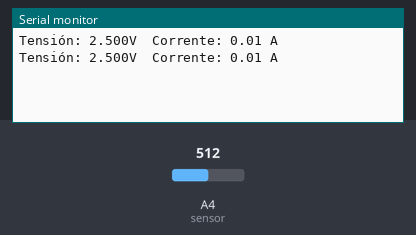
Recording of a sketch running on a simulated Arduino Uno, built with avr-gcc and run on an emulated ATmega328P. Shown: the last lines printed to the serial monitor. The test bench sets the inputs (shaded band); at power-on: A4 (sensor) = 512.

Above: at 1.2 s.
1.3 s: A4 (sensor) set to 716
At 2.2 s:
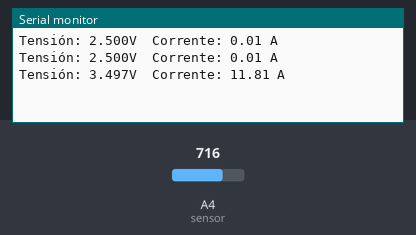
2.8 s: A4 (sensor) set to 900
At 3.4 s:
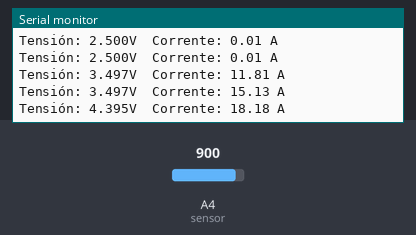
Timing chart, 0 to 5.8 s (numbered marks = the images above; inputs shaded):
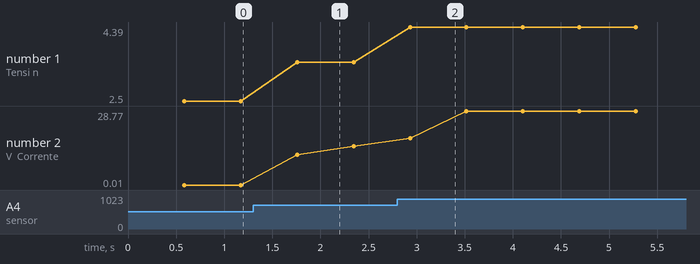

The sketch:

Med_Intensidade_ACS712_30A.ino
```cpp
/*Med_Intensidade_ACS712_30A
 * Medida da intensidade usando ACS712-30A
 */

float Sensibilidade = 0.066; //sensibilidade en Volts/Amperes para sensor de 30A
float VSensor;    // Variable para a tensión do sensor
float I;          // Variable para o o calculo da Intensidade
float MediaI;      // Calculo da media das medidas
int n = 500;     // Nº de mostras para a media

void setup() {
  Serial.begin(9600);
}

void loop() {

  media();
  Serial.print("Tensión: ");
  Serial.print(VSensor, 3);
  Serial.print("V  Corrente: ");
  Serial.print(MediaI, 2);
  Serial.println(" A");
}

void media() {
  for (int i = 0; i < n; i++) { //Bucle de n medidas
    VSensor = analogRead(A4) * (4.996 / 1023.0); //lectura da tensión do sensor
    I = (VSensor - 2.5) / Sensibilidade; //Ecuación para obtener la corriente
    MediaI = MediaI + I; //acumula as medidas
    delay(1);
  }
  MediaI = (MediaI / n); // Fai a media das n medidas
}
```

Measured:
- after the input at 1.3 s, the serial monitor: prints a new line after 0.46 s (image 1)
- after the input at 2.8 s, the serial monitor: prints a new line after 0.13 s (image 2)
- plotted number 1: 2.5 → 3.5 after the input at 1.3 s, 3.5 → 4.39 after the input at 2.8 s
- plotted number 2: 0.01 → 15.13 after the input at 1.3 s, 15.13 → 28.77 after the input at 2.8 s
